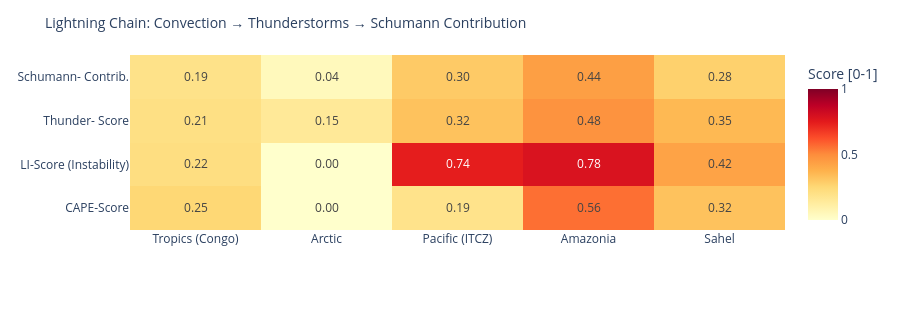

Source (notebook cell):
### Code cell
# ============================================================
# LIGHTNING CHAIN: Convection → Thunderstorms → Schumann
# Shows the causal chain per measurement point as heatmap
# ============================================================

def cape_score(v):
    """CAPE → normalized score [0,1]"""
    if v is None or pd.isna(v): return 0.0
    return min(1.0, float(v) / 3000)

def li_score(v):
    """Lifted Index: negative = unstable → score [0,1]"""
    if v is None or pd.isna(v): return 0.3
    return min(1.0, max(0.0, (-float(v) + 6) / 12))

def cloud_score(v):
    if v is None or pd.isna(v): return 0.3
    return float(v) / 100

def thunder_score(row):
    """Kombinierter Gewitterwahrscheinlichkeits-Score
    CAPE + LI + Bedeckung + WMO-Gewitter + konvektiver Niederschlag (showers)
    Hinweis: X-Ray und Kp sind kein Bestandteil – nur geomagn./solarer Kontext.
    """
    cs = cape_score(row.get('cape'))
    ls = li_score(row.get('li'))
    cl = cloud_score(row.get('cloud'))
    t  = 1.0 if row.get('thunderstorm') else 0.0
    # Convective precipitation (showers) as additional indicator
    sh = min(1.0, (row.get('showers') or 0) / 5.0)
    return round(cs * 0.30 + ls * 0.25 + cl * 0.15 + t * 0.20 + sh * 0.10, 3)

def schumann_contribution(t_score, lat):
    """Schumann contribution: higher in tropics (±30°), scaled by thunderstorm score"""
    lat_weight = max(0.3, 1.0 - abs(lat) / 60)
    return round(t_score * lat_weight, 3)

df_atm['cape_score']   = df_atm.apply(lambda r: cape_score(r['cape']), axis=1)
df_atm['li_score']     = df_atm.apply(lambda r: li_score(r['li']),    axis=1)
df_atm['thunder_score']= df_atm.apply(lambda r: thunder_score(r.to_dict()), axis=1)
df_atm['schumann_contribution'] = df_atm.apply(
    lambda r: schumann_contribution(r['thunder_score'], r['lat']), axis=1)

metrics = ['cape_score', 'li_score', 'thunder_score', 'schumann_contribution']
labels  = ['CAPE-Score', 'LI-Score\n(Instability)', 'Thunder-\nScore', 'Schumann-\nContrib.']
z_data  = [df_atm[m].tolist() for m in metrics]

fig = go.Figure(go.Heatmap(
    z=z_data,
    x=df_atm['point'].tolist(),
    y=labels,
    colorscale='YlOrRd',
    zmin=0, zmax=1,
    text=[[f'{v:.2f}' for v in row] for row in z_data],
    texttemplate='%{text}', textfont=dict(size=12),
    colorbar=dict(title='Score [0-1]')
))
fig.update_layout(
    title=dict(text='Lightning Chain: Convection → Thunderstorms → Schumann Contribution', font=dict(size=14)),
    height=310,
    plot_bgcolor='rgba(0,0,0,0)', paper_bgcolor='rgba(0,0,0,0)',
    margin=dict(l=130, r=80, t=55, b=80)
)
fig.show()

### Figure 1 — Plotly figure (JSON) as saved in the notebook; plotly's stock layout.template omitted (floating-point values rounded to 4 significant figures)
{"data": [{"colorbar": {"title": {"text": "Score [0-1]"}}, "colorscale": [[0.0, "rgb(255,255,204)"], [0.125, "rgb(255,237,160)"], [0.25, "rgb(254,217,118)"], [0.375, "rgb(254,178,76)"], [0.5, "rgb(253,141,60)"], [0.625, "rgb(252,78,42)"], [0.75, "rgb(227,26,28)"], [0.875, "rgb(189,0,38)"], [1.0, "rgb(128,0,38)"]], "text": [["0.25", "0.00", "0.19", "0.56", "0.32"], ["0.22", "0.00", "0.74", "0.78", "0.42"], ["0.21", "0.15", "0.32", "0.48", "0.35"], ["0.19", "0.04", "0.30", "0.44", "0.28"]], "textfont": {"size": 12}, "texttemplate": "%{text}", "type": "heatmap", "x": ["Tropics (Congo)", "Arctic", "Pacific (ITCZ)", "Amazonia", "Sahel"], "y": ["CAPE-Score", "LI-Score\n(Instability)", "Thunder-\nScore", "Schumann-\nContrib."], "z": [[0.2533, 0.0, 0.1867, 0.56, 0.3233], [0.2167, 0.0, 0.7417, 0.7833, 0.425], [0.207, 0.15, 0.324, 0.479, 0.353], [0.193, 0.045, 0.297, 0.439, 0.277]], "zmax": 1, "zmin": 0}], "layout": {"height": 310, "margin": {"b": 80, "l": 130, "r": 80, "t": 55}, "paper_bgcolor": "rgba(0,0,0,0)", "plot_bgcolor": "rgba(0,0,0,0)", "title": {"font": {"size": 14}, "text": "Lightning Chain: Convection → Thunderstorms → Schumann Contribution"}}}
